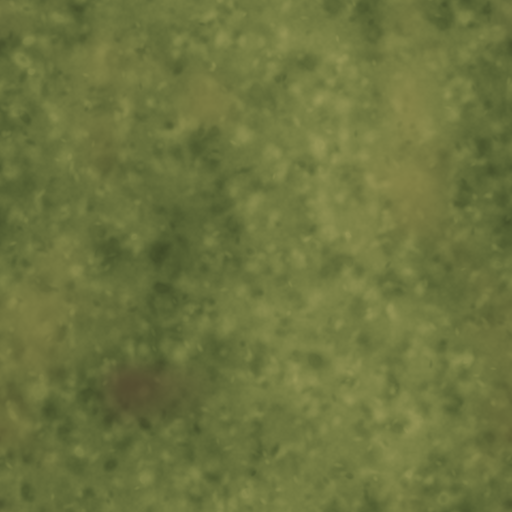
#> input picture assets/terrain/_backup_hd_20261024/grass.png, 1024 x 1024 px, found by its file name (shown at 1/2 size)
$ python enhance_grass_local.py ../assets/terrain/_backup_hd_20261024/grass.png
#> lines starting #> are read from the running program, lines starting #| are printed output that depends on the picture
#> in main, src is the input picture: PIL image 1024x1024 RGB; mean R, G, B 108, 116, 62
# -*- coding: utf-8 -*-
"""草地本地增强（零 API）：细节锐化 + 色彩增饱和 + 高频草叶噪点 + 无缝处理。
输出对比图与成品，确认后替换 assets/terrain/grass.png。"""
import os, sys
import numpy as np
from PIL import Image, ImageFilter, ImageEnhance, ImageDraw

GAME_GRASS = r"C:/Users/shy/桌面/Godot/assets/terrain/grass.png"
BACKUP     = r"C:/Users/shy/桌面/最新素材/旧版与测试/terrain_grass_原版备份.png"
OUT_DIR    = r"C:/Users/shy/桌面/最新素材/旧版与测试"
OUT_LOCAL  = os.path.join(OUT_DIR, "grass_本地增强_1024.png")
OUT_CMP    = os.path.join(OUT_DIR, "grass_对比_当前_vs_增强.png")

def make_seamless(im, feather_ratio=0.12):
#> called with feather_ratio = 0.12
    im = im.convert("RGB")
    w, h = im.size
#> w = 1024; h = 1024
    arr = np.asarray(im).astype(np.float32)
    F = max(16, int(min(w, h) * feather_ratio))
#> F = 122
    out = arr.copy()
    a = np.linspace(0.0, 1.0, F, dtype=np.float32)[None, :, None]
#> a = 122 values from 0 to 1
    out[:, -F:, :] = arr[:, -F:, :] * (1 - a) + arr[:, :F, :] * a
    arr2 = out
    b = np.linspace(0.0, 1.0, F, dtype=np.float32)[:, None, None]
#> b = 122 values from 0 to 1
    out[-F:, :, :] = arr2[-F:, :, :] * (1 - b) + arr2[:F, :, :] * b
    return Image.fromarray(np.clip(out, 0, 255).astype(np.uint8))

def speckle_layer(size, count, seed=7):
    """生成草叶碎笔触层：随机短椭圆，颜色在草地绿色域内抖动。"""
#> called with size = (1024, 1024), count = 26000, seed = 7
    rng = np.random.default_rng(seed)
    layer = Image.new("RGB", size, (128, 128, 128))
#> layer: PIL image 1024x1024 RGB; every value is 128
    d = ImageDraw.Draw(layer)
    w, h = size
    # 草地绿色域（相对当前图的色域）
    for _ in range(count):
        x, y = rng.uniform(0, w), rng.uniform(0, h)
        ln = rng.uniform(4, 14)          # 笔触长
        ang = rng.uniform(0, 3.14159)
        dx, dy = ln * np.cos(ang), ln * np.sin(ang) * 0.45
        g = rng.integers(95, 165)        # 绿通道
        r = int(g * rng.uniform(0.55, 0.85))
        b = int(g * rng.uniform(0.35, 0.6))
        col = (int(r), int(g), int(b))
        d.line([(x, y), (x + dx, y + dy)], fill=col, width=rng.integers(1, 2))
    return layer.filter(ImageFilter.GaussianBlur(0.6))
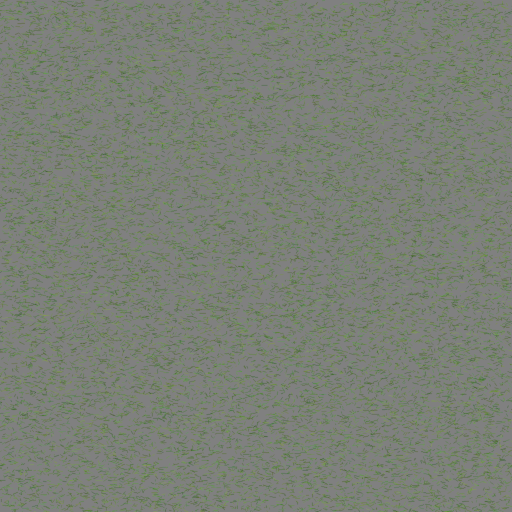
#> returned value: PIL image 1024x1024 RGB (shown at 1/2 size); mean R, G, B 121.9, 128.3, 117

def enhance(im):
    im = im.convert("RGB").resize((1024, 1024), Image.LANCZOS)
    # 1) 先做无缝（后续处理不破坏接缝）
    im = make_seamless(im)
    # 2) 细节锐化
    im = im.filter(ImageFilter.UnsharpMask(radius=2, percent=110, threshold=2))
    # 3) 色彩增强
    im = ImageEnhance.Color(im).enhance(1.16)
    im = ImageEnhance.Contrast(im).enhance(1.05)
    # 4) 草叶碎笔触叠加（柔光式低强度混合）
    sp = speckle_layer(im.size, count=26000)
    arr  = np.asarray(im).astype(np.float32)
    spa  = np.asarray(sp).astype(np.float32)
    lum  = arr.mean(axis=2, keepdims=True) / 255.0
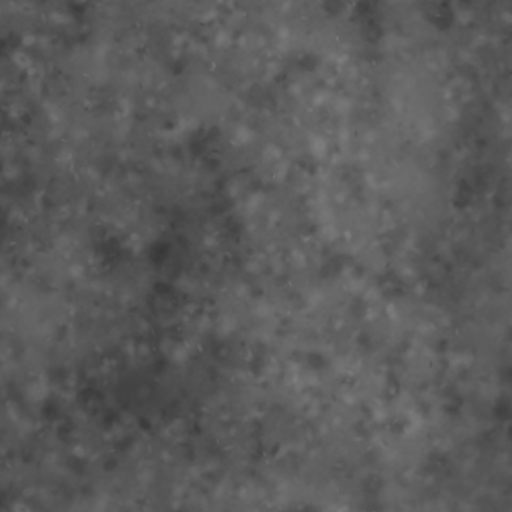
#> lum: shape (1024, 1024, 1) float32 (shown at 1/2 size); min 0.218, max 0.501, mean 0.361
    # 亮度越低的地方笔触越明显（草丛处加密），强度 12%
    strength = 0.12 * (0.5 + 0.5 * (1 - lum))
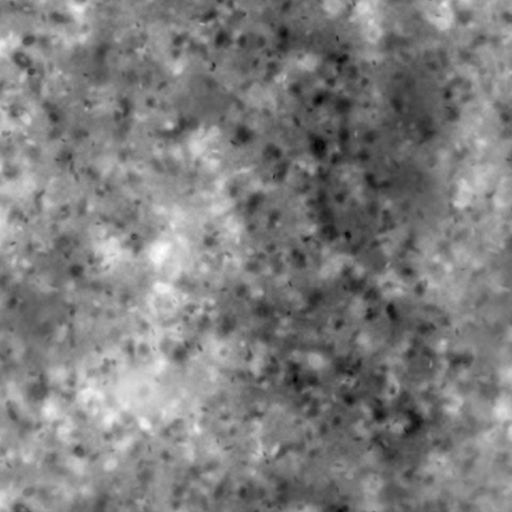
#> strength: shape (1024, 1024, 1) float32 (shown at 1/2 size); min 0.09, max 0.107, mean 0.0983; drawn with min black and max white
    out = arr * (1 - strength) + spa * strength
    im = Image.fromarray(np.clip(out, 0, 255).astype(np.uint8))
    # 5) 再轻度锐化一次，把笔触变"草"
    im = im.filter(ImageFilter.UnsharpMask(radius=1.2, percent=60, threshold=2))
    return im

def side_by_side(a, b, cell=512):
#> called with cell = 512
    cmp_img = Image.new("RGB", (cell * 2 + 8, cell + 30), (24, 24, 24))
#> cmp_img: PIL image 1032x542 RGB; every value is 24
    ra = a.convert("RGB").resize((cell, cell), Image.LANCZOS)
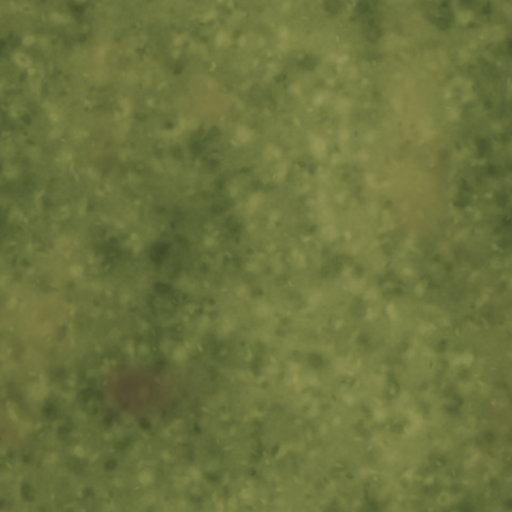
#> ra: PIL image 512x512 RGB; mean R, G, B 108, 116, 62
    rb = b.convert("RGB").resize((cell, cell), Image.LANCZOS)
    cmp_img.paste(ra, (0, 30)); cmp_img.paste(rb, (cell + 8, 30))
#> after `cmp_img.paste(ra, (0, 30))`:
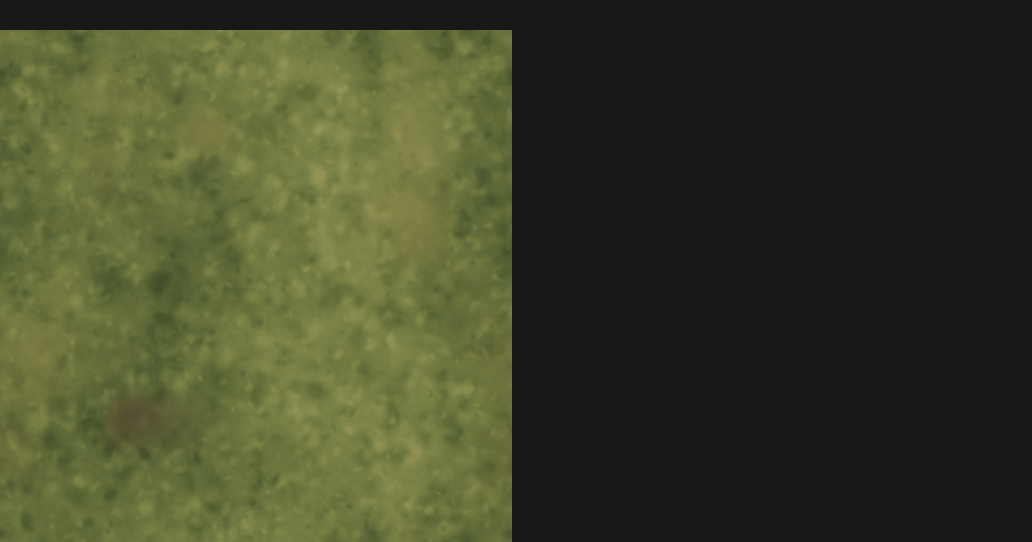
#> cmp_img: PIL image 1032x542 RGB; mean R, G, B 63.4, 67.1, 41.8
#> after `cmp_img.paste(rb, (cell + 8, 30))`:
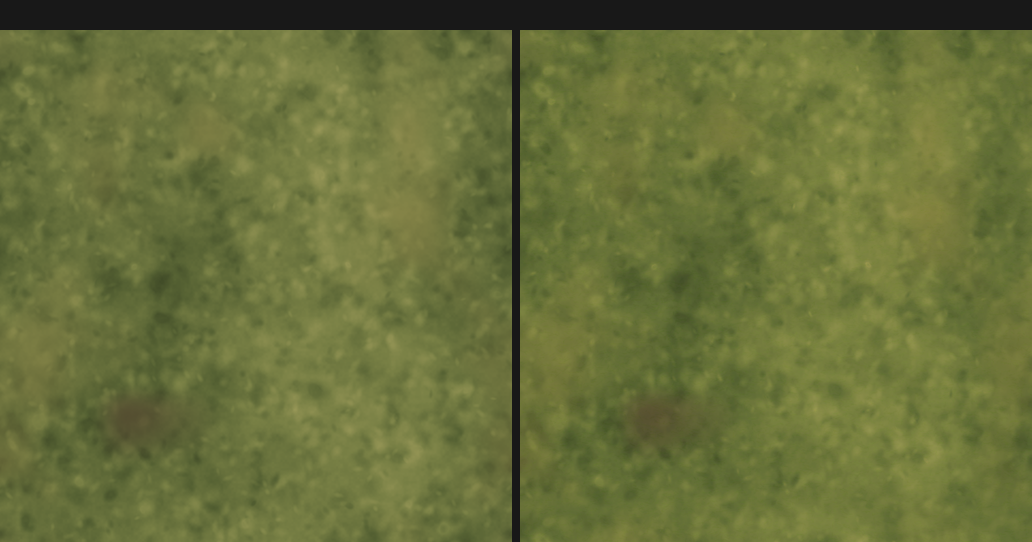
#> cmp_img: PIL image 1032x542 RGB; mean R, G, B 103, 111.1, 57.4
    d = ImageDraw.Draw(cmp_img)
    d.text((10, 8), "LEFT: current (512)", fill=(255, 255, 255))
    d.text((cell + 18, 8), "RIGHT: enhanced (1024)", fill=(255, 255, 0))
    return cmp_img

def main():
    apply = "--apply" in sys.argv
    os.makedirs(OUT_DIR, exist_ok=True)
    src = Image.open(GAME_GRASS)
    print("增强中...")
    out = enhance(src)
    out.save(OUT_LOCAL)
    print("  成品 ->", OUT_LOCAL)
    side_by_side(src, out).save(OUT_CMP)
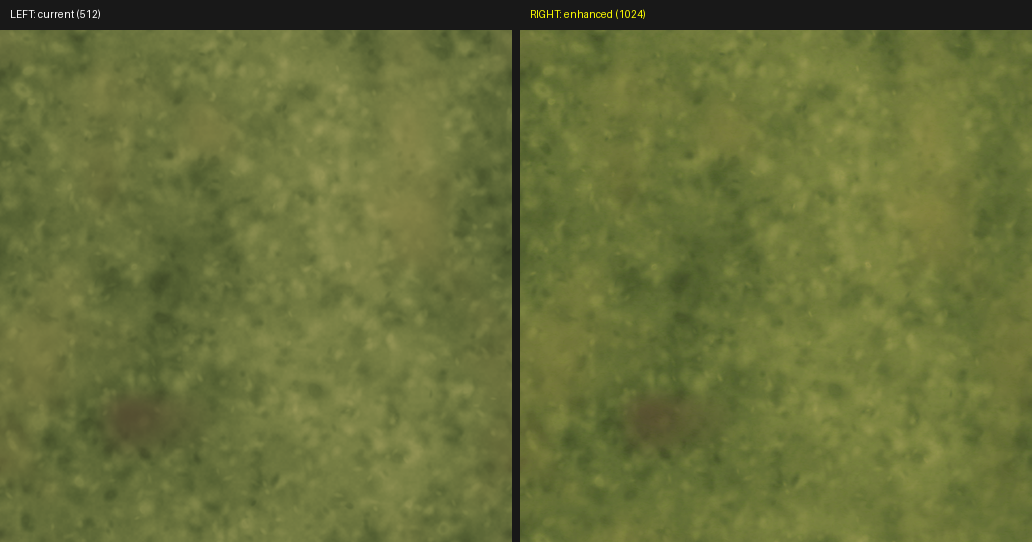
#> saved as grass_对比_当前_vs_增强.png: PIL image 1032x542 RGB; mean R, G, B 103.2, 111.3, 57.4
    print("  对比图 ->", OUT_CMP)
    if not apply:
        print("预览模式：未替换游戏文件。满意后加 --apply 重跑即替换。")
        return
    if not os.path.isfile(BACKUP):
        src.save(BACKUP)
        print("  原版备份 ->", BACKUP)
    out.save(GAME_GRASS)
    print("  已替换 ->", GAME_GRASS)
    print("完成。打开 Godot 编辑器自动重新导入。")

if __name__ == "__main__":
    main()

$ run again, with assets/terrain/_backup_hd_20261024/dirt.png copied over assets/terrain/_backup_hd_20261024/grass.png
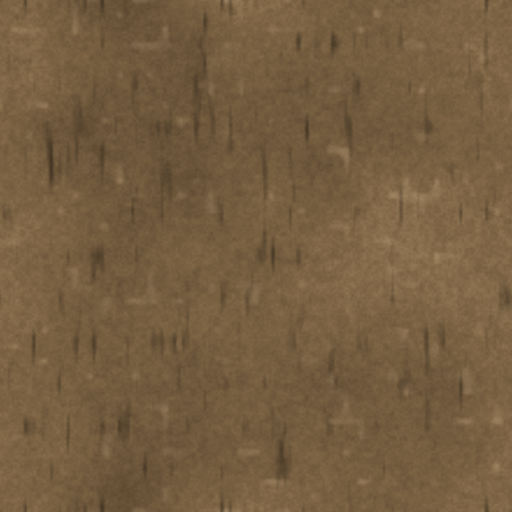
#> input picture assets/terrain/_backup_hd_20261024/dirt.png, 1024 x 1024 px, found by its file name (shown at 1/2 size)
#> in main, src is the input picture: PIL image 1024x1024 RGB; mean R, G, B 118, 94, 64
#> layer: PIL image 1024x1024 RGB; every value is 128
#> in enhance, `strength = 0.12 * (0.5 + 0.5 * (1 - lum))`:
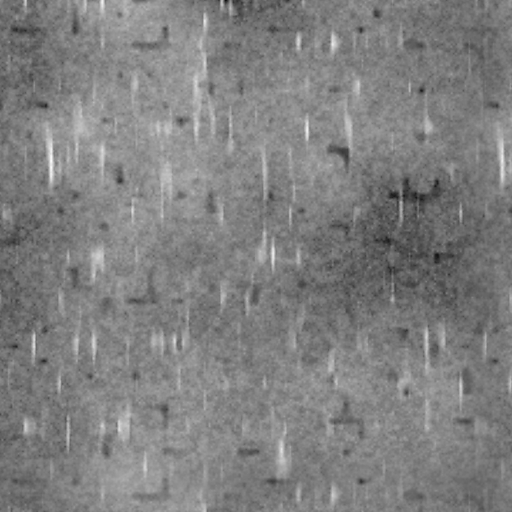
#> strength: shape (1024, 1024, 1) float32 (shown at 1/2 size); min 0.0873, max 0.11, mean 0.0989; drawn with min black and max white
#> in main, `side_by_side(src, out).save(OUT_CMP)`:
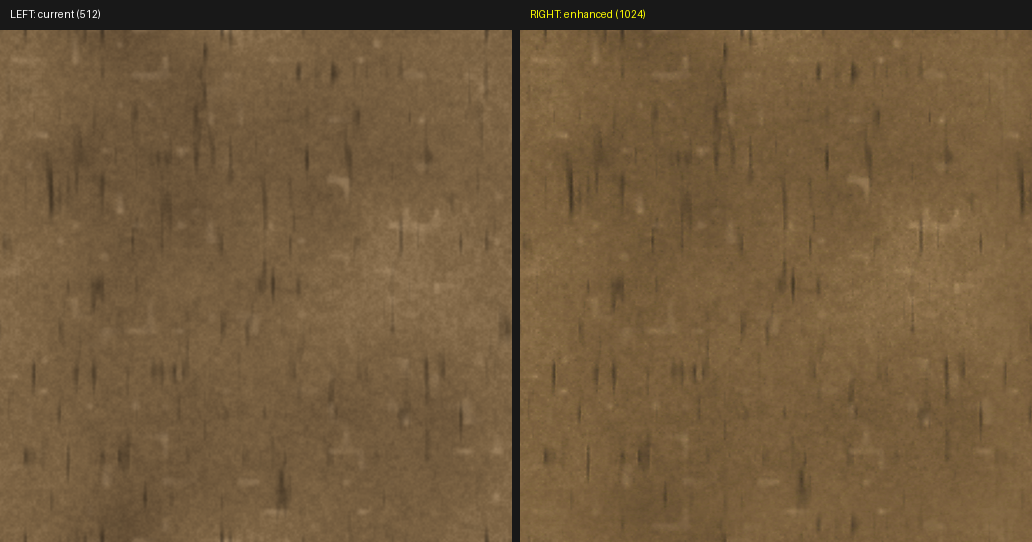
#> saved as grass_对比_当前_vs_增强.png: PIL image 1032x542 RGB; mean R, G, B 113.7, 90.3, 60.2

$ run again, with assets/terrain/_backup_hd_20261024/rock.png copied over assets/terrain/_backup_hd_20261024/grass.png
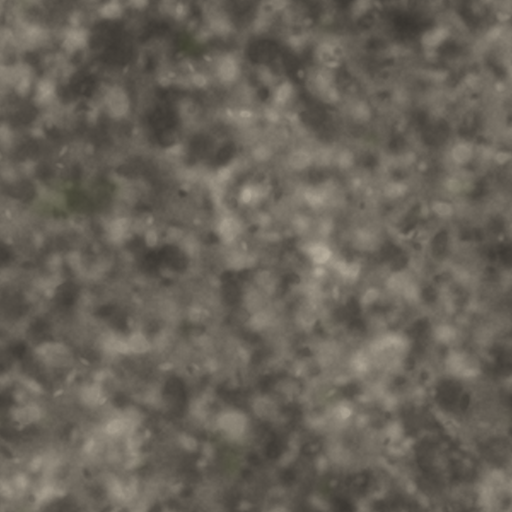
#> input picture assets/terrain/_backup_hd_20261024/rock.png, 1024 x 1024 px, found by its file name (shown at 1/2 size)
#> in main, src is the input picture: PIL image 1024x1024 RGB; mean R, G, B 104, 98, 88
#> layer: PIL image 1024x1024 RGB; every value is 128
#> in enhance, `strength = 0.12 * (0.5 + 0.5 * (1 - lum))`:
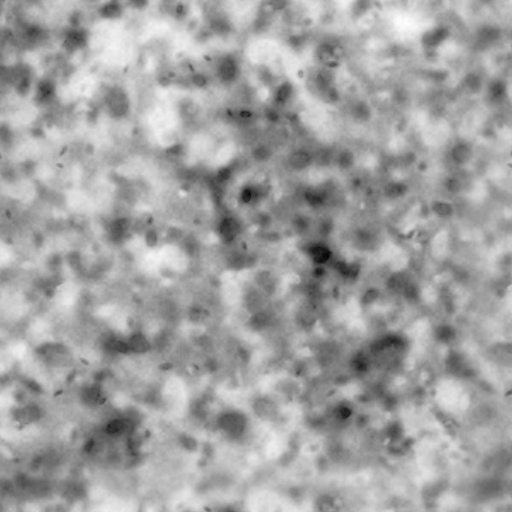
#> strength: shape (1024, 1024, 1) float32 (shown at 1/2 size); min 0.0787, max 0.109, mean 0.0977; drawn with min black and max white
#> in main, `side_by_side(src, out).save(OUT_CMP)`:
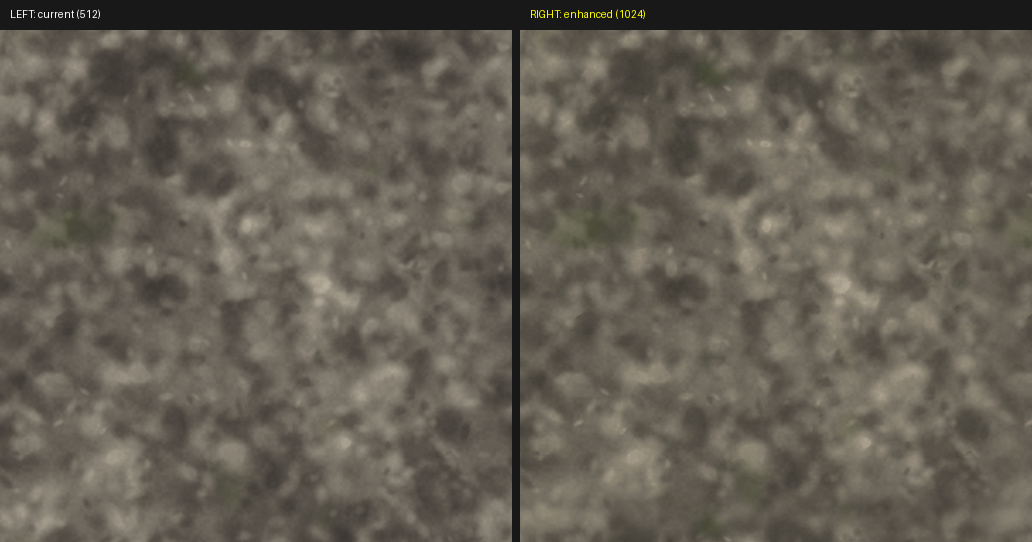
#> saved as grass_对比_当前_vs_增强.png: PIL image 1032x542 RGB; mean R, G, B 99.6, 94, 83.6
